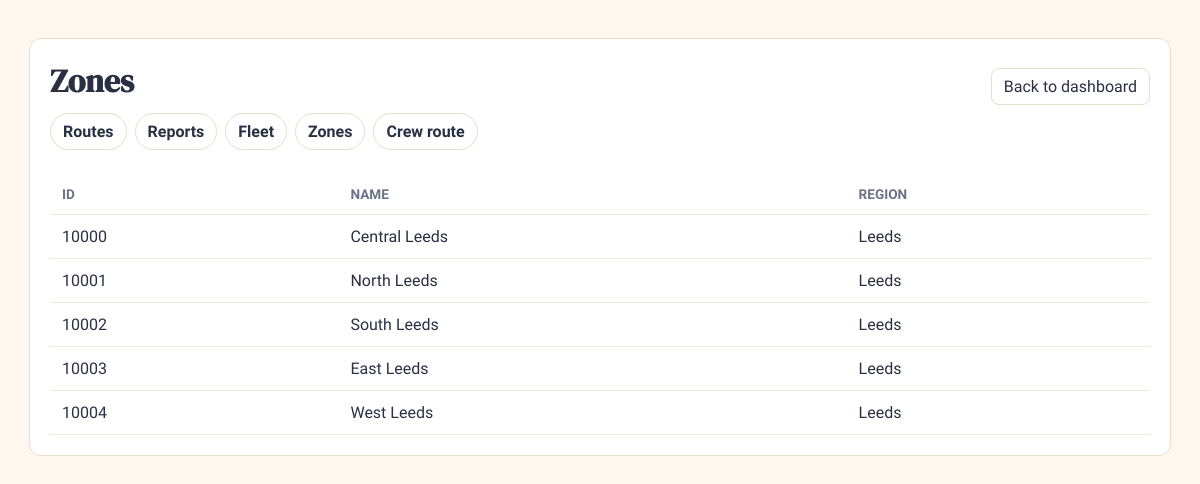
The app's page /adminpanel/zones/ (signed in) with its own data.
### bins/views.py (the view)
# urls.py: path("adminpanel/zones/", admin_zones_view, name="admin-zones"),
@login_required
def admin_zones_view(request):
	if get_user_primary_role(request.user) != "Admin":
		return redirect("role-dashboard", role_slug=role_slug_for_user(request.user))
	context = get_sql_admin_context()
	context.update({
		"role_slug": role_slug_for_user(request.user),
	})
	return render(request, "bins/admin_zones.html", {"zones": context.get("sql_zones", []), **context})

### bins/sql_data.py (called while the page is built, shortened)
def _sql_rows(query, params=()):
    with connection.cursor() as cursor:
        cursor.execute(query, params)
        columns = [column[0] for column in cursor.description]
        return [dict(zip(columns, row)) for row in cursor.fetchall()]

def _parse_sql_date(value):
    if value in (None, ""):
        return None

def _to_float(value, default=0.0):
    if value in (None, ""):
        return default
    try:
        return float(value)
    except (TypeError, ValueError):
        return default

def _latest_report_by_bin():
    latest = {}
    for report in _sql_rows(
        "SELECT report_id, bin_id, fill_level, report_time, status FROM report ORDER BY report_id"
    ):
        latest[report["bin_id"]] = report
    return latest

def _report_rows():
    return _sql_rows(
        """
        SELECT
            r.report_id,
            r.bin_id,
            r.fill_level,
            r.report_time,
            r.status,
            b.status AS bin_status,
            bt.type_name,
            bt.colour_code,
            ha.street,
            ha.city,
            ha.postcode
        FROM report r
        LEFT JOIN bin b ON b.bin_id = r.bin_id
        LEFT JOIN bin_type bt ON bt.bin_type_id = b.bin_type_id
        LEFT JOIN home_address ha ON ha.address_id = b.address_id
        ORDER BY r.report_id DESC
        """
    )

def _route_rows():
    return _sql_rows(
        """
        SELECT
            r.route_id,
            r.zone_id,
            r.user_id,
            r.vehicle_id,
            r.assigned_driver_id,
            r.route_date,
            r.status,
            z.zone_name,
            z.region AS zone_region,
            su.forename || ' ' || su.surname AS assigned_user_name,
            v.license_plate,
            v.status AS vehicle_status
        FROM route r
        LEFT JOIN zone z ON z.zone_id = r.zone_id
        LEFT JOIN smart_user su ON su.user_id = r.user_id
        LEFT JOIN vehicle v ON v.vehicle_id = r.vehicle_id
        ORDER BY r.route_id
        """
    )

### bins/views.py (called while the page is built)
def get_user_primary_role(user):
	if user.is_superuser:
		return "Admin"
	for role_name in ROLE_SLUGS:
		if user.groups.filter(name=role_name).exists():
			return role_name
	return None

def role_slug_for_user(user):
	role_name = get_user_primary_role(user)
	if not role_name:
		return None
	return ROLE_SLUGS[role_name]

### bins/templates/bins/admin_zones.html (shortened to what this page needs)
<!doctype html>
<html lang="en">
  <head>
  </head>
  <body>
    <div class="container">
      <div class="title">
        <h1>Zones</h1>
        <div>
          <a class="back" href="{% url 'role-dashboard' role_slug=role_slug %}">Back to dashboard</a>
        </div>
      </div>
      <div class="nav">
        <a href="{% url 'admin-routes' %}">Routes</a>
        <a href="{% url 'admin-reports' %}">Reports</a>
        <a href="{% url 'admin-fleet' %}">Fleet</a>
        <a href="{% url 'admin-zones' %}">Zones</a>
        <a href="{% url 'crew-route' %}">Crew route</a>
      </div>
      <table>
        <thead>
          <tr>
            <th>ID</th>
            <th>Name</th>
            <th>Region</th>
          </tr>
        </thead>
        <tbody>
          {% for z in zones %}
          <tr>
            <td>{{ z.zone_id }}</td>
            <td>{{ z.zone_name }}</td>
            <td>{{ z.region }}</td>
          </tr>
          {% empty %}
          <tr><td colspan="3">No zones available.</td></tr>
          {% endfor %}
        </tbody>
      </table>
    </div>
  </body>
</html>

### bins/templates/bins/admin_zones.html (style rules this page uses)
:root { --bg:#fef7ef;--card:#fff;--text:#2a3042;--muted:#6d7386;--accent:#de7c4e;--border:#e8dccb }
body { font-family:"Work Sans",Arial,Helvetica,sans-serif;margin:0;background:var(--bg);color:var(--text);padding:20px }
.container { max-width:1100px;margin:18px auto;background:var(--card);border:1px solid var(--border);border-radius:12px;padding:20px }
h1 { font-family:"DM Serif Display",Georgia,serif;margin:0 0 10px }
table { width:100%;border-collapse:collapse;margin-top:12px }
th,td { padding:12px;border-bottom:1px solid #f1e7de;text-align:left }
th { color:var(--muted);font-size:0.85rem;text-transform:uppercase }
.back { display:inline-block;margin-left:12px;padding:8px 12px;border-radius:8px;background:#fff;border:1px solid var(--border);text-decoration:none;color:var(--text) }
.nav { display:flex;gap:8px;margin-bottom:24px }
.nav a { padding:8px 12px;border-radius:999px;background:#fff;border:1px solid var(--border);text-decoration:none;color:var(--text);font-weight:600 }
.title { display:flex;align-items:center;justify-content:space-between }

### records on screen
zone: zone_id "10000", zone_name "Central Leeds", region "Leeds"
zone: zone_id "10001", zone_name "North Leeds", region "Leeds"
zone: zone_id "10002", zone_name "South Leeds", region "Leeds"
zone: zone_id "10003", zone_name "East Leeds", region "Leeds"
zone: zone_id "10004", zone_name "West Leeds", region "Leeds"
